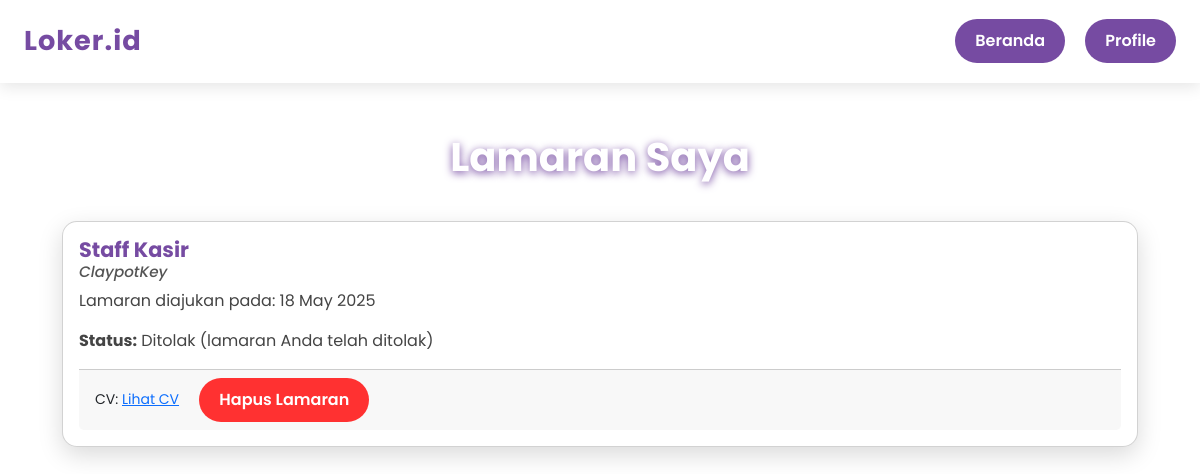
The app's page /my_applications.php (signed in) with its own data.
### tables this page shows
CREATE TABLE `applications` (
  `application_id` int(11) NOT NULL,
  `job_id` int(11) NOT NULL,
  `applicant_name` varchar(255) NOT NULL,
  `applicant_email` varchar(255) NOT NULL,
  `applicant_phone` varchar(255) NOT NULL,
  `cv_file` varchar(255) NOT NULL,
  `applied_at` datetime DEFAULT current_timestamp(),
  `applicant_id` int(11) DEFAULT NULL,
  `STATUS` enum('Belum Ditinjau','Sudah Ditinjau','Ditolak') NOT NULL DEFAULT 'Belum Ditinjau'
);

CREATE TABLE `jobs` (
  `id` int(11) NOT NULL,
  `job_title` varchar(255) NOT NULL,
  `company_name` varchar(255) NOT NULL,
  `location` varchar(255) NOT NULL,
  `description` text NOT NULL,
  `posted_date` datetime DEFAULT current_timestamp(),
  `created_by` int(11) NOT NULL
);

### my_applications.php (the view, shortened to what this page needs)
<?php
require 'config.php';
$user_id = $_SESSION['user_id'];
$stmt = $pdo->prepare("SELECT a.*, j.job_title, j.company_name FROM applications a JOIN jobs j ON a.job_id = j.id WHERE a.applicant_id = ? ORDER BY a.applied_at DESC");
$stmt->execute([$user_id]);
$applications = $stmt->fetchAll(PDO::FETCH_ASSOC);
?>
<!DOCTYPE html>
<html lang="id">
<head>
  <link href="https://cdn.jsdelivr.net/npm/bootstrap@5.3.0/dist/css/bootstrap.min.css" rel="stylesheet" />
</head>
<body>
<nav class="navbar d-flex justify-content-between align-items-center">
  <a href="index.php" class="navbar-brand">Loker.id</a>
  <div>
    <a href="index.php" class="btn btn-back">Beranda</a>
    <a href="profile.php" class="btn btn-back">Profile</a>
  </div>
</nav>
<div class="container">
  <h1>Lamaran Saya</h1>
  <?php if (count($applications) === 0): ?>
    <div class="alert alert-light text-center fs-5" style="color: #5b3883;">Anda belum mengajukan lamaran apa pun.</div>
  <?php else: ?>
    <div class="row row-cols-1">
      <?php foreach ($applications as $application): ?>
      <div class="col">
        <div class="card">
          <div class="card-body">
            <h5 class="card-title"><?= htmlspecialchars($application['job_title']) ?></h5>
            <h6 class="card-subtitle mb-2"><?= htmlspecialchars($application['company_name']) ?></h6>
            <p class="card-text">Lamaran diajukan pada: <?= date('d M Y', strtotime($application['applied_at'])) ?></p>
            <p class="card-text">
              <strong>Status:</strong> <?= htmlspecialchars($application['STATUS']) ?>
              <?php if ($application['STATUS'] === 'Sudah Ditinjau'): ?>
                  (cek email berkala untuk detail lanjut lamaran anda)
              <?php elseif ($application['STATUS'] === 'Ditolak'): ?>
                  (lamaran Anda telah ditolak)
              <?php endif; ?>
            </p>
            <div class="card-footer">
              <small>CV: <a href="<?= htmlspecialchars($application['cv_file']) ?>" target="_blank">Lihat CV</a></small>
              <a href="delete_application.php?id=<?= $application['application_id'] ?>" class="btn btn-reject" style="margin-left: 1rem;" onclick="return confirm('Apakah Anda yakin ingin menghapus lamaran ini?');">Hapus Lamaran</a>
            </div>
          </div>
        </div>
      </div>
      <?php endforeach; ?>
    </div>
  <?php endif; ?>
</div>
</body>
</html>

### my_applications.php (style rules this page uses)
body { font-family: 'Poppins', sans-serif; height: 100%; }
.navbar { background-color: rgba(255,255,255,0.9) !important; box-shadow: 0 4px 15px rgba(0,0,0,0.1); padding: 1rem 1.5rem; }
.navbar .navbar-brand { font-weight: 700; font-size: 1.7rem; color: #764ba2 !important; letter-spacing: 1px; text-decoration: none; }
.btn-back { background: #764ba2; border: none; color: white; font-weight: 600; border-radius: 30px; padding: 10px 20px; transition: background 0.3s ease; margin-left: 1rem; }
.btn-reject { background-color: #ff3131; color: white; font-weight: 600; border-radius: 30px; padding: 10px 20px; border: none; transition: background-color 0.3s ease; cursor: pointer; }
.container { max-width: 1100px; margin: 50px auto 80px; }
h1 { color: #fff; font-weight: bold; text-align: center; margin-bottom: 40px; text-shadow: 0 2px 8px #764ba2; }
.card { border-radius: 15px; box-shadow: 0 8px 24px rgba(0,0,0,0.15); transition: transform 0.3s ease, box-shadow 0.3s ease; cursor: pointer; background: #fff; display: flex; flex-direction: column; height: auto; margin-bottom: 20px; }
.card-body { flex-grow: 1; display: flex; flex-direction: column; overflow: visible; }
.card-title { font-weight: 700; font-size: 1.3rem; color: #764ba2; margin-bottom: 4px; }
.card-subtitle { font-weight: 500; color: #555; font-style: italic; font-size: 0.95rem; margin-bottom: 15px; }
.card-text { font-size: 1rem; color: #444; overflow: hidden; text-overflow: ellipsis; flex-grow: 1; }

### records on screen
applications: job.job_title "Staff Kasir", job.company_name "ClaypotKey", applied_at "18 May 2025", STATUS "Ditolak", shows "(lamaran Anda telah ditolak)"
